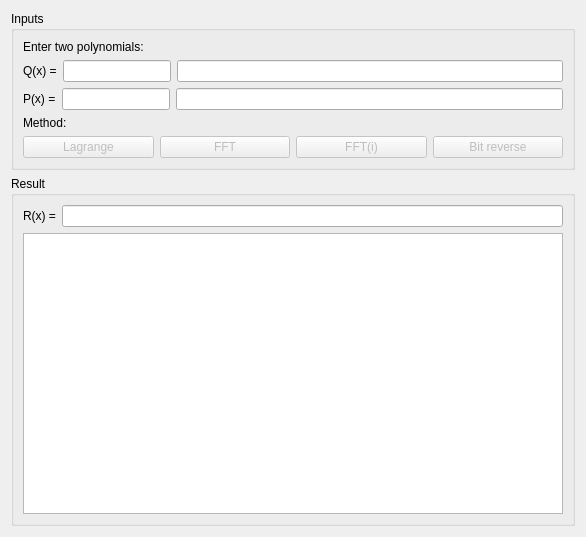
<?xml version="1.0" encoding="UTF-8"?>
<ui version="4.0">
 <class>fMain</class>
 <widget class="QDialog" name="fMain">
  <property name="windowModality">
   <enum>Qt::ApplicationModal</enum>
  </property>
  <property name="geometry">
   <rect>
    <x>0</x>
    <y>0</y>
    <width>586</width>
    <height>537</height>
   </rect>
  </property>
  <property name="windowTitle">
   <string>Multiplication of polynomials</string>
  </property>
  <layout class="QVBoxLayout" name="verticalLayout_2">
   <item>
    <layout class="QVBoxLayout" name="verticalLayout">
     <item>
      <widget class="QGroupBox" name="fraInputs">
       <property name="title">
        <string>Inputs</string>
       </property>
       <layout class="QVBoxLayout" name="verticalLayout_7">
        <item>
         <layout class="QVBoxLayout" name="verticalLayout_6">
          <item>
           <widget class="QLabel" name="lblDetail">
            <property name="text">
             <string>Enter two polynomials:</string>
            </property>
           </widget>
          </item>
          <item>
           <layout class="QHBoxLayout" name="horizontalLayout_2">
            <item>
             <widget class="QLabel" name="lblPolyQx">
              <property name="text">
               <string>Q(x) =</string>
              </property>
             </widget>
            </item>
            <item>
             <widget class="QLineEdit" name="txtPolyQx">
              <property name="sizePolicy">
               <sizepolicy hsizetype="Fixed" vsizetype="Fixed">
                <horstretch>0</horstretch>
                <verstretch>0</verstretch>
               </sizepolicy>
              </property>
             </widget>
            </item>
            <item>
             <widget class="QLineEdit" name="txtPolyQxFull">
              <property name="readOnly">
               <bool>true</bool>
              </property>
             </widget>
            </item>
           </layout>
          </item>
          <item>
           <layout class="QHBoxLayout" name="horizontalLayout">
            <item>
             <widget class="QLabel" name="lblPolyPx">
              <property name="text">
               <string>P(x) =</string>
              </property>
             </widget>
            </item>
            <item>
             <widget class="QLineEdit" name="txtPolyPx">
              <property name="sizePolicy">
               <sizepolicy hsizetype="Fixed" vsizetype="Fixed">
                <horstretch>0</horstretch>
                <verstretch>0</verstretch>
               </sizepolicy>
              </property>
             </widget>
            </item>
            <item>
             <widget class="QLineEdit" name="txtPolyPxFull">
              <property name="readOnly">
               <bool>true</bool>
              </property>
             </widget>
            </item>
           </layout>
          </item>
          <item>
           <widget class="QLabel" name="lblDetail2">
            <property name="text">
             <string>Method:</string>
            </property>
           </widget>
          </item>
          <item>
           <layout class="QHBoxLayout" name="horizontalLayout_3">
            <item>
             <widget class="QPushButton" name="cmdLagrange">
              <property name="enabled">
               <bool>false</bool>
              </property>
              <property name="text">
               <string>Lagrange</string>
              </property>
              <property name="autoDefault">
               <bool>false</bool>
              </property>
             </widget>
            </item>
            <item>
             <widget class="QPushButton" name="cmdFFT">
              <property name="enabled">
               <bool>false</bool>
              </property>
              <property name="text">
               <string>FFT</string>
              </property>
              <property name="autoDefault">
               <bool>false</bool>
              </property>
              <property name="default">
               <bool>false</bool>
              </property>
             </widget>
            </item>
            <item>
             <widget class="QPushButton" name="cmdFFTi">
              <property name="enabled">
               <bool>false</bool>
              </property>
              <property name="text">
               <string>FFT(i)</string>
              </property>
              <property name="autoDefault">
               <bool>false</bool>
              </property>
             </widget>
            </item>
            <item>
             <widget class="QPushButton" name="cmdBitReverso">
              <property name="enabled">
               <bool>false</bool>
              </property>
              <property name="text">
               <string>Bit reverse</string>
              </property>
              <property name="autoDefault">
               <bool>false</bool>
              </property>
             </widget>
            </item>
           </layout>
          </item>
         </layout>
        </item>
       </layout>
      </widget>
     </item>
     <item>
      <widget class="QGroupBox" name="fraResults">
       <property name="title">
        <string>Result</string>
       </property>
       <layout class="QVBoxLayout" name="verticalLayout_9">
        <item>
         <layout class="QVBoxLayout" name="verticalLayout_8">
          <item>
           <layout class="QHBoxLayout" name="horizontalLayout_5">
            <item>
             <widget class="QLabel" name="lblPolyRx">
              <property name="text">
               <string>R(x) =</string>
              </property>
             </widget>
            </item>
            <item>
             <widget class="QLineEdit" name="txtPolyRx">
              <property name="readOnly">
               <bool>true</bool>
              </property>
             </widget>
            </item>
           </layout>
          </item>
          <item>
           <widget class="QPlainTextEdit" name="txtProcess">
            <property name="font">
             <font>
              <family>Ubuntu Mono</family>
              <pointsize>12</pointsize>
             </font>
            </property>
            <property name="readOnly">
             <bool>true</bool>
            </property>
           </widget>
          </item>
         </layout>
        </item>
       </layout>
      </widget>
     </item>
    </layout>
   </item>
  </layout>
 </widget>
 <resources/>
 <connections/>
</ui>
